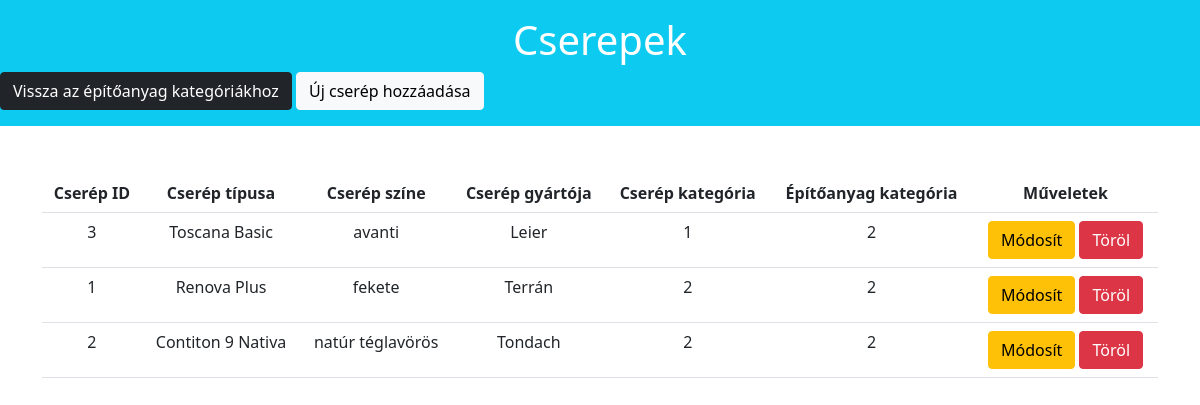
/app/index.php?controller=tile&action=list (signed in), run on the app's committed database.
### tables this page shows
CREATE TABLE `tile` (
  `tileID` INT NOT NULL AUTO_INCREMENT,
  `tileType` VARCHAR(100) NOT NULL,
  `tileColor` VARCHAR(100) NOT NULL,
  `tileManufacturer` VARCHAR(100) NOT NULL,
  `tileCategoryID` INT NOT NULL,
  `materialID` INT NOT NULL,
  PRIMARY KEY (`tileID`), 
FOREIGN KEY (`tileCategoryID`) REFERENCES `tile_category`(`tileCategoryID`) ON DELETE NO ACTION,
FOREIGN KEY (`materialID`) REFERENCES `material`(`materialID`)ON DELETE NO ACTION );

CREATE TABLE `tile_category` (
  `tileCategoryID` INT NOT NULL AUTO_INCREMENT,
  `tileCategoryName` VARCHAR(45) NOT NULL,
  PRIMARY KEY (`tileCategoryID`),
  UNIQUE INDEX `tileCategoryName_UNIQUE` (`tileCategoryName` ASC) );

CREATE TABLE `material` (
  `materialID` INT NOT NULL AUTO_INCREMENT,
  `materialName` VARCHAR(45) NOT NULL,
  PRIMARY KEY (`materialID`),
  UNIQUE INDEX `materialName_UNIQUE` (`materialName` ASC) );

### app/controller/TileController.php (called while the page is built, shortened)
<?php
require_once('model\TileDao.php');
class TileController {
    public function load($view, $data=[]){
        extract($data);
        include("view/tile/{$view}.php");
        return $data;
    }
    public function listAllTile(){
        $tileDaoObj = new TileDao();
        $tiles = $tileDaoObj->getAllTile();
        return $this->load('list', [
            'tiles' => $tiles,
        ]);
    }
}
?>

### app/model/TileDao.php (called while the page is built, shortened)
<?php
    class TileDao {
        public function getAllTile(){
            $dbObj = new Db();
            $conn = $dbObj->getConnection();
            $statement = $conn->prepare("SELECT t.tileID, t.tileType, t.tileColor, t.tileManufacturer, tc.tileCategoryID , m.materialID FROM tile as t INNER JOIN tile_category as tc ON t.tileCategoryID = tc.tileCategoryID INNER JOIN material as m ON t.materialID = m.materialID;");
            $statement->setFetchMode(\PDO::FETCH_OBJ);
            $statement->execute();
            return $statement->fetchAll();
        }
    }
    ?>

### app/view/tile/list.php (the view)
<div class="row">
    <div class="jumbotron bg-info text-white pt-3 pb-3">
        <h1 class="display3 text-center"> Cserepek</h1>
        <a href="index.php" class="btn btn-dark">Vissza az építőanyag kategóriákhoz</a>
        <a href="index.php?controller=tile&action=create" class="btn btn-light text-blue">Új cserép hozzáadása</a>
    </div>
</div>
<div class="container">
    <table class="table table-hover mt-5 text-center">
        <tr>
            <th>Cserép ID</th>
            <th>Cserép típusa</th>
            <th>Cserép színe</th>
            <th>Cserép gyártója</th>
            <th>Cserép kategória</th>
            <th>Építőanyag kategória</th>
            <th>Műveletek</th>
        </tr>
        <?php
            foreach ($tiles as $tile) {
               echo "<tr>";
                    echo "<td>" .$tile->tileID . "</td>";
                    echo "<td>" .$tile->tileType . "</td>";
                    echo"<td>" .$tile->tileColor . "</td>";
                    echo"<td>" .$tile->tileManufacturer . "</td>";
                    echo"<td>" .$tile->tileCategoryID . "</td>";
                    echo"<td>" .$tile->materialID . "</td>";
                    echo "<td>";
                    echo "<a class='btn btn-warning' href='index.php?controller=tile&action=edit&tileID=$tile->tileID'> Módosít </a> ";
                    echo "<a class='btn btn-danger' href='index.php?controller=tile&action=delete&tileID=$tile->tileID'> Töröl </a>";
                    echo "</td>";
               echo "</tr>";
            }
        ?>
    </table>
        </div>

### data on the page
tile: tileID "3", tileType "Toscana Basic", tileColor "avanti", tileManufacturer "Leier", tileCategoryID.tileCategoryID "1", materialID.materialID "2"
tile: tileID "1", tileType "Renova Plus", tileColor "fekete", tileManufacturer "Terrán", tileCategoryID.tileCategoryID "2", materialID.materialID "2"
tile: tileID "2", tileType "Contiton 9 Nativa", tileColor "natúr téglavörös", tileManufacturer "Tondach", tileCategoryID.tileCategoryID "2", materialID.materialID "2"
